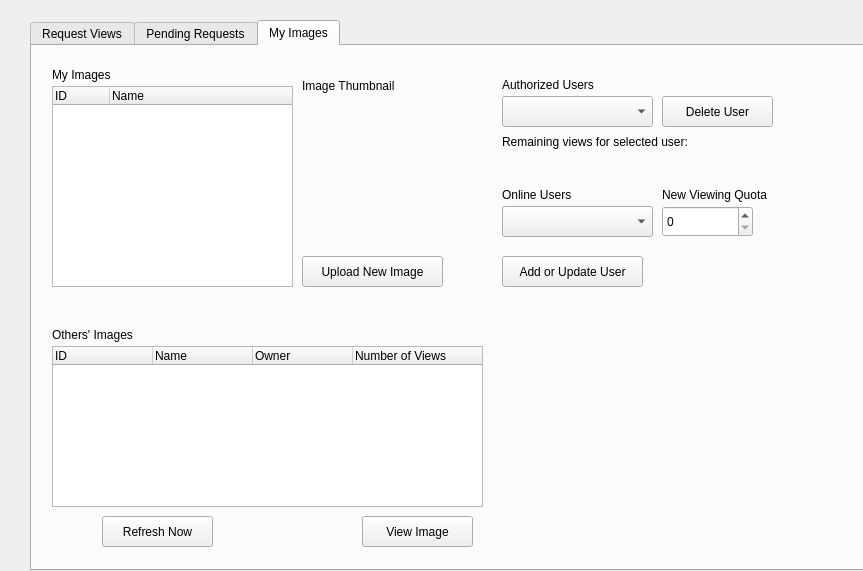
<?xml version="1.0" encoding="UTF-8"?>
<ui version="4.0">
 <class>MainWindow</class>
 <widget class="QMainWindow" name="MainWindow">
  <property name="geometry">
   <rect>
    <x>0</x>
    <y>0</y>
    <width>863</width>
    <height>571</height>
   </rect>
  </property>
  <property name="windowTitle">
   <string>Image Service</string>
  </property>
  <widget class="QWidget" name="centralWidget">
   <widget class="QTabWidget" name="TabWidget">
    <property name="geometry">
     <rect>
      <x>30</x>
      <y>20</y>
      <width>841</width>
      <height>551</height>
     </rect>
    </property>
    <property name="currentIndex">
     <number>2</number>
    </property>
    <widget class="QWidget" name="RequestViewsTab">
     <attribute name="title">
      <string>Request Views</string>
     </attribute>
     <widget class="QListWidget" name="OnlineUsersList">
      <property name="geometry">
       <rect>
        <x>40</x>
        <y>60</y>
        <width>311</width>
        <height>291</height>
       </rect>
      </property>
     </widget>
     <widget class="QLabel" name="label">
      <property name="geometry">
       <rect>
        <x>40</x>
        <y>40</y>
        <width>91</width>
        <height>17</height>
       </rect>
      </property>
      <property name="text">
       <string>Online Users</string>
      </property>
     </widget>
     <widget class="QPushButton" name="ViewUserImagesButton">
      <property name="geometry">
       <rect>
        <x>80</x>
        <y>370</y>
        <width>231</width>
        <height>25</height>
       </rect>
      </property>
      <property name="text">
       <string>View Selected User's Images</string>
      </property>
     </widget>
     <widget class="QTreeWidget" name="UserImagesTree">
      <property name="geometry">
       <rect>
        <x>420</x>
        <y>60</y>
        <width>391</width>
        <height>291</height>
       </rect>
      </property>
      <property name="columnCount">
       <number>4</number>
      </property>
      <attribute name="headerCascadingSectionResizes">
       <bool>false</bool>
      </attribute>
      <attribute name="headerDefaultSectionSize">
       <number>75</number>
      </attribute>
      <attribute name="headerHighlightSections">
       <bool>false</bool>
      </attribute>
      <attribute name="headerStretchLastSection">
       <bool>true</bool>
      </attribute>
      <column>
       <property name="text">
        <string notr="true">ID</string>
       </property>
      </column>
      <column>
       <property name="text">
        <string notr="true">Name</string>
       </property>
      </column>
      <column>
       <property name="text">
        <string>Owner</string>
       </property>
      </column>
      <column>
       <property name="text">
        <string>Views</string>
       </property>
      </column>
     </widget>
     <widget class="QLabel" name="label_2">
      <property name="geometry">
       <rect>
        <x>460</x>
        <y>40</y>
        <width>131</width>
        <height>17</height>
       </rect>
      </property>
      <property name="text">
       <string>User's Images</string>
      </property>
     </widget>
     <widget class="QLabel" name="label_3">
      <property name="geometry">
       <rect>
        <x>510</x>
        <y>380</y>
        <width>121</width>
        <height>17</height>
       </rect>
      </property>
      <property name="text">
       <string>Number of Views</string>
      </property>
     </widget>
     <widget class="QPushButton" name="RequestViewsButton">
      <property name="geometry">
       <rect>
        <x>500</x>
        <y>430</y>
        <width>261</width>
        <height>25</height>
       </rect>
      </property>
      <property name="text">
       <string>Request Views' Update From Owner</string>
      </property>
     </widget>
     <widget class="Line" name="line">
      <property name="geometry">
       <rect>
        <x>390</x>
        <y>60</y>
        <width>31</width>
        <height>291</height>
       </rect>
      </property>
      <property name="orientation">
       <enum>Qt::Vertical</enum>
      </property>
     </widget>
     <widget class="QSpinBox" name="NumberOfViewsSpinBox">
      <property name="geometry">
       <rect>
        <x>650</x>
        <y>370</y>
        <width>61</width>
        <height>41</height>
       </rect>
      </property>
     </widget>
    </widget>
    <widget class="QWidget" name="tab_2">
     <attribute name="title">
      <string>Pending Requests</string>
     </attribute>
     <widget class="QTreeWidget" name="OtherUpdateRequestsTreeWidget">
      <property name="geometry">
       <rect>
        <x>230</x>
        <y>80</y>
        <width>341</width>
        <height>311</height>
       </rect>
      </property>
      <column>
       <property name="text">
        <string notr="true">ID</string>
       </property>
      </column>
      <column>
       <property name="text">
        <string>Username</string>
       </property>
      </column>
      <column>
       <property name="text">
        <string>Requested Views</string>
       </property>
      </column>
     </widget>
     <widget class="QLabel" name="label_4">
      <property name="geometry">
       <rect>
        <x>230</x>
        <y>60</y>
        <width>231</width>
        <height>17</height>
       </rect>
      </property>
      <property name="text">
       <string>Other Users' Update Requests</string>
      </property>
     </widget>
     <widget class="QPushButton" name="AcceptRequestButton">
      <property name="geometry">
       <rect>
        <x>230</x>
        <y>400</y>
        <width>121</width>
        <height>25</height>
       </rect>
      </property>
      <property name="text">
       <string>Accept Request</string>
      </property>
     </widget>
     <widget class="QPushButton" name="DenyRequestButton">
      <property name="geometry">
       <rect>
        <x>450</x>
        <y>400</y>
        <width>121</width>
        <height>25</height>
       </rect>
      </property>
      <property name="text">
       <string>Deny Request</string>
      </property>
     </widget>
    </widget>
    <widget class="QWidget" name="MyImages">
     <attribute name="title">
      <string>My Images</string>
     </attribute>
     <widget class="QTreeWidget" name="OtherImagesTree">
      <property name="geometry">
       <rect>
        <x>20</x>
        <y>300</y>
        <width>431</width>
        <height>161</height>
       </rect>
      </property>
      <attribute name="headerDefaultSectionSize">
       <number>100</number>
      </attribute>
      <column>
       <property name="text">
        <string notr="true">ID</string>
       </property>
      </column>
      <column>
       <property name="text">
        <string>Name</string>
       </property>
      </column>
      <column>
       <property name="text">
        <string>Owner</string>
       </property>
      </column>
      <column>
       <property name="text">
        <string>Number of Views</string>
       </property>
      </column>
     </widget>
     <widget class="QLabel" name="label_6">
      <property name="geometry">
       <rect>
        <x>20</x>
        <y>20</y>
        <width>81</width>
        <height>17</height>
       </rect>
      </property>
      <property name="text">
       <string>My Images</string>
      </property>
     </widget>
     <widget class="QPushButton" name="UploadNewImageButton">
      <property name="geometry">
       <rect>
        <x>270</x>
        <y>210</y>
        <width>141</width>
        <height>31</height>
       </rect>
      </property>
      <property name="text">
       <string>Upload New Image</string>
      </property>
     </widget>
     <widget class="QComboBox" name="AllowedPeersComboBox">
      <property name="geometry">
       <rect>
        <x>470</x>
        <y>50</y>
        <width>151</width>
        <height>31</height>
       </rect>
      </property>
     </widget>
     <widget class="QLabel" name="label_7">
      <property name="geometry">
       <rect>
        <x>470</x>
        <y>80</y>
        <width>241</width>
        <height>31</height>
       </rect>
      </property>
      <property name="text">
       <string>Remaining views for selected user: </string>
      </property>
     </widget>
     <widget class="QTreeWidget" name="MyImagesTree">
      <property name="geometry">
       <rect>
        <x>20</x>
        <y>40</y>
        <width>241</width>
        <height>201</height>
       </rect>
      </property>
      <property name="columnCount">
       <number>2</number>
      </property>
      <attribute name="headerDefaultSectionSize">
       <number>10</number>
      </attribute>
      <attribute name="headerMinimumSectionSize">
       <number>57</number>
      </attribute>
      <column>
       <property name="text">
        <string>ID</string>
       </property>
      </column>
      <column>
       <property name="text">
        <string>Name</string>
       </property>
      </column>
     </widget>
     <widget class="QLabel" name="label_8">
      <property name="geometry">
       <rect>
        <x>270</x>
        <y>30</y>
        <width>131</width>
        <height>20</height>
       </rect>
      </property>
      <property name="text">
       <string>Image Thumbnail</string>
      </property>
     </widget>
     <widget class="QLabel" name="ImageThumbnail">
      <property name="geometry">
       <rect>
        <x>270</x>
        <y>60</y>
        <width>181</width>
        <height>131</height>
       </rect>
      </property>
      <property name="text">
       <string/>
      </property>
     </widget>
     <widget class="QLabel" name="MyImageViewQuota">
      <property name="geometry">
       <rect>
        <x>720</x>
        <y>80</y>
        <width>91</width>
        <height>31</height>
       </rect>
      </property>
      <property name="text">
       <string/>
      </property>
     </widget>
     <widget class="QLabel" name="label_9">
      <property name="geometry">
       <rect>
        <x>470</x>
        <y>30</y>
        <width>131</width>
        <height>17</height>
       </rect>
      </property>
      <property name="text">
       <string>Authorized Users</string>
      </property>
     </widget>
     <widget class="QLabel" name="label_10">
      <property name="geometry">
       <rect>
        <x>470</x>
        <y>140</y>
        <width>91</width>
        <height>17</height>
       </rect>
      </property>
      <property name="text">
       <string>Online Users</string>
      </property>
     </widget>
     <widget class="QPushButton" name="DeleteUserButton">
      <property name="geometry">
       <rect>
        <x>630</x>
        <y>50</y>
        <width>111</width>
        <height>31</height>
       </rect>
      </property>
      <property name="text">
       <string>Delete User</string>
      </property>
     </widget>
     <widget class="QComboBox" name="OnlinePeersComboBox">
      <property name="geometry">
       <rect>
        <x>470</x>
        <y>160</y>
        <width>151</width>
        <height>31</height>
       </rect>
      </property>
     </widget>
     <widget class="QLabel" name="label_11">
      <property name="geometry">
       <rect>
        <x>630</x>
        <y>140</y>
        <width>141</width>
        <height>17</height>
       </rect>
      </property>
      <property name="text">
       <string>New Viewing Quota</string>
      </property>
     </widget>
     <widget class="QSpinBox" name="NewViewingQuotaSpinBox">
      <property name="geometry">
       <rect>
        <x>630</x>
        <y>160</y>
        <width>91</width>
        <height>31</height>
       </rect>
      </property>
     </widget>
     <widget class="QPushButton" name="AddOrUpdateButton">
      <property name="geometry">
       <rect>
        <x>470</x>
        <y>210</y>
        <width>141</width>
        <height>31</height>
       </rect>
      </property>
      <property name="text">
       <string>Add or Update User</string>
      </property>
     </widget>
     <widget class="QLabel" name="label_12">
      <property name="geometry">
       <rect>
        <x>20</x>
        <y>280</y>
        <width>111</width>
        <height>17</height>
       </rect>
      </property>
      <property name="text">
       <string>Others' Images</string>
      </property>
     </widget>
     <widget class="QPushButton" name="ViewImageButton">
      <property name="geometry">
       <rect>
        <x>330</x>
        <y>470</y>
        <width>111</width>
        <height>31</height>
       </rect>
      </property>
      <property name="text">
       <string>View Image</string>
      </property>
     </widget>
     <widget class="QLabel" name="RemainingViews">
      <property name="geometry">
       <rect>
        <x>150</x>
        <y>470</y>
        <width>67</width>
        <height>31</height>
       </rect>
      </property>
      <property name="text">
       <string/>
      </property>
     </widget>
     <widget class="QLabel" name="RemoteImage">
      <property name="geometry">
       <rect>
        <x>470</x>
        <y>300</y>
        <width>351</width>
        <height>201</height>
       </rect>
      </property>
      <property name="text">
       <string/>
      </property>
     </widget>
     <widget class="QPushButton" name="ForceUpdateButton">
      <property name="enabled">
       <bool>true</bool>
      </property>
      <property name="geometry">
       <rect>
        <x>70</x>
        <y>470</y>
        <width>111</width>
        <height>31</height>
       </rect>
      </property>
      <property name="text">
       <string>Refresh Now</string>
      </property>
     </widget>
    </widget>
   </widget>
  </widget>
 </widget>
 <layoutdefault spacing="6" margin="11"/>
 <resources/>
 <connections/>
</ui>
